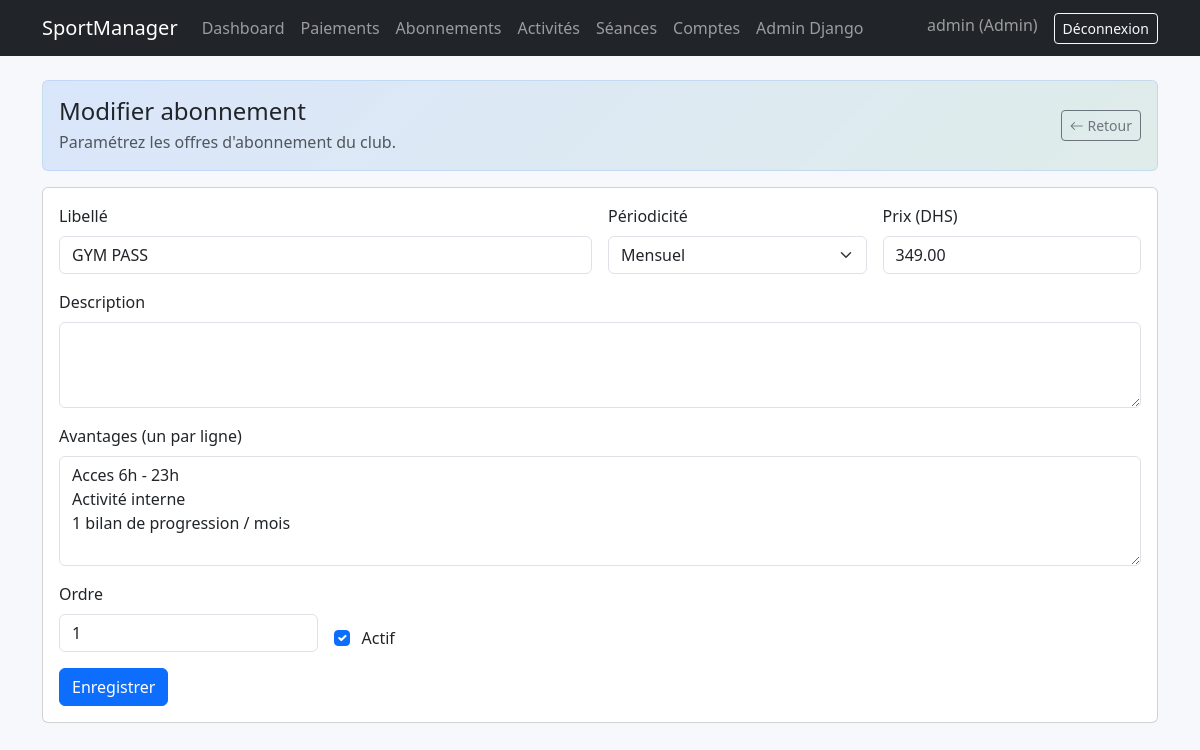
Screenshot of /admin-app/abonnements/1/modifier/ (signed in) with the database file from the repository.
### core/models.py (models this page shows, shortened)
class Utilisateur(AbstractUser):
    class Role(models.TextChoices):
        ADMIN = "ADMIN", "Admin"
        COACH = "COACH", "Coach"
        MEMBRE = "MEMBRE", "Membre"
    username = models.CharField(max_length=150, blank=True, null=True)
    login = models.CharField(max_length=150, unique=True)
    email = models.EmailField(unique=True)
    role = models.CharField(max_length=10, choices=Role.choices, default=Role.MEMBRE)
    USERNAME_FIELD = "login"
    REQUIRED_FIELDS = ["email"]
    objects = UtilisateurManager()

class Abonnement(models.Model):
    class Periodicite(models.TextChoices):
        MENSUEL = "MENSUEL", "Mensuel"
        ANNUEL = "ANNUEL", "Annuel"
    libelle = models.CharField(max_length=120)
    periodicite = models.CharField(max_length=10, choices=Periodicite.choices, default=Periodicite.MENSUEL)
    prix = models.DecimalField(max_digits=8, decimal_places=2)
    description = models.TextField(blank=True)
    avantages = models.TextField(blank=True, help_text="Un avantage par ligne")
    actif = models.BooleanField(default=True)
    ordre = models.PositiveIntegerField(default=0)
    class Meta:
        ordering = ["ordre", "prix", "libelle"]

### core/views.py (the view)
        @login_required
        def _wrapped(request: HttpRequest, *args, **kwargs):
            user: Utilisateur = request.user  # type: ignore[assignment]
            if user.role not in roles:
                messages.error(request, "Accès refusé.")
                return redirect("home")
            return view_func(request, *args, **kwargs)

### core/forms.py
class AbonnementForm(forms.ModelForm):
    class Meta:
        model = Abonnement
        fields = ["libelle", "periodicite", "prix", "description", "avantages", "actif", "ordre"]
        widgets = {
            "libelle": forms.TextInput(attrs={"class": "form-control"}),
            "periodicite": forms.Select(attrs={"class": "form-select"}),
            "prix": forms.NumberInput(attrs={"class": "form-control", "step": "0.01", "min": 0}),
            "description": forms.Textarea(attrs={"class": "form-control", "rows": 3}),
            "avantages": forms.Textarea(
                attrs={"class": "form-control", "rows": 4, "placeholder": "Acces 6h-23h\nCours collectifs"}
            ),
            "actif": forms.CheckboxInput(attrs={"class": "form-check-input"}),
            "ordre": forms.NumberInput(attrs={"class": "form-control", "min": 0}),
        }

### core/views.py (called while the page is built)
def _role_required(*roles: str):
    def decorator(view_func):
        @login_required
        def _wrapped(request: HttpRequest, *args, **kwargs):
            user: Utilisateur = request.user  # type: ignore[assignment]
            if user.role not in roles:
                messages.error(request, "Accès refusé.")
                return redirect("home")
            return view_func(request, *args, **kwargs)
        return _wrapped
    return decorator

@_role_required(Utilisateur.Role.ADMIN)
@require_http_methods(["GET", "POST"])
def admin_abonnement_edit(request: HttpRequest, abonnement_id: int) -> HttpResponse:
    abonnement = get_object_or_404(Abonnement, pk=abonnement_id)
    if request.method == "POST":
        form = AbonnementForm(request.POST, instance=abonnement)
        if form.is_valid():
            form.save()
            messages.success(request, "Abonnement mis à jour.")
            return redirect("admin_abonnements")
    else:
        form = AbonnementForm(instance=abonnement)
    return render(
        request,
        "core/admin_abonnement_form.html",
        {"form": form, "mode": "edit", "abonnement": abonnement},
    )

### core/templates/core/admin_abonnement_form.html (shortened to what this page needs)
{% extends "base.html" %}
{% block content %}
  <div class="card page-hero mb-3">
    <div class="card-body d-flex align-items-center justify-content-between">
      <div>
        <h1 class="h4 mb-1">
          {% if mode == "edit" %}Modifier abonnement{% else %}Nouvel abonnement{% endif %}
        </h1>
        <div class="text-muted">Paramétrez les offres d'abonnement du club.</div>
      </div>
      <a class="btn btn-outline-secondary btn-sm" href="{% url 'admin_abonnements' %}">
        <i class="bi bi-arrow-left"></i> Retour
      </a>
    </div>
  </div>
  <div class="card card-hover">
    <div class="card-body">
      <form method="post" novalidate>
        <div class="row g-3">
          <div class="col-md-6">
            <label class="form-label">Libellé</label>
            {{ form.libelle }}
          </div>
          <div class="col-md-3">
            <label class="form-label">Périodicité</label>
            {{ form.periodicite }}
          </div>
          <div class="col-md-3">
            <label class="form-label">Prix (DHS)</label>
            {{ form.prix }}
          </div>
          <div class="col-12">
            <label class="form-label">Description</label>
            {{ form.description }}
          </div>
          <div class="col-12">
            <label class="form-label">Avantages (un par ligne)</label>
            {{ form.avantages }}
          </div>
          <div class="col-md-3">
            <label class="form-label">Ordre</label>
            {{ form.ordre }}
          </div>
          <div class="col-md-3 d-flex align-items-end">
            <div class="form-check">
              {{ form.actif }}
              <label class="form-check-label ms-1" for="{{ form.actif.id_for_label }}">Actif</label>
            </div>
          </div>
        </div>
        <div class="mt-3">
          <button class="btn btn-primary" type="submit">
            {% if mode == "edit" %}Enregistrer{% else %}Créer{% endif %}
          </button>
        </div>
      </form>
    </div>
  </div>
{% endblock %}

### templates/partials/navbar.html (shortened to what this page needs)
<nav class="navbar navbar-expand-lg navbar-dark bg-dark">
  <div class="container">
    <a class="navbar-brand" href="{% url 'home' %}">SportManager</a>
    <div class="collapse navbar-collapse" id="navbarContent">
      <ul class="navbar-nav me-auto mb-2 mb-lg-0">
        {% if user.is_authenticated %}
          {% if user.role == 'MEMBRE' %}
            <li class="nav-item">
              <a class="nav-link" href="{% url 'membre_dashboard' %}">Dashboard</a>
            </li>
            <li class="nav-item">
              <a class="nav-link" href="{% url 'membre_planning' %}">Planning</a>
            </li>
            <li class="nav-item">
              <a class="nav-link" href="{% url 'membre_abonnements' %}">Abonnements</a>
            </li>
          {% elif user.role == 'ADMIN' %}
            <li class="nav-item">
              <a class="nav-link" href="{% url 'admin_dashboard' %}">Dashboard</a>
            </li>
            <li class="nav-item">
              <a class="nav-link" href="{% url 'admin_paiements' %}">Paiements</a>
            </li>
            <li class="nav-item">
              <a class="nav-link" href="{% url 'admin_abonnements' %}">Abonnements</a>
            </li>
            <li class="nav-item">
              <a class="nav-link" href="{% url 'admin_activites' %}">Activités</a>
            </li>
            <li class="nav-item">
              <a class="nav-link" href="{% url 'admin_seances' %}">Séances</a>
            </li>
            <li class="nav-item">
              <a class="nav-link" href="{% url 'admin_comptes' %}">Comptes</a>
            </li>
            <li class="nav-item">
              <a class="nav-link" href="/admin/">Admin Django</a>
            </li>
          {% endif %}
        {% endif %}
      </ul>
      <ul class="navbar-nav ms-auto">
        {% if user.is_authenticated %}
          <li class="nav-item">
            <span class="navbar-text me-3">
              {{ user.login }} ({{ user.get_role_display }})
            </span>
          </li>
          <li class="nav-item">
            <form method="post" action="{% url 'logout' %}">
              <button class="btn btn-outline-light btn-sm" type="submit">Déconnexion</button>
            </form>
          </li>
        {% else %}
          <li class="nav-item">
            <a class="btn btn-outline-light btn-sm" href="{% url 'login' %}">Connexion</a>
          </li>
        {% endif %}
      </ul>
    </div>
  </div>
</nav>

### templates/base.html (style rules this page uses)
body { background: #f6f8fb; }
.page-hero { background: linear-gradient(135deg, rgba(13, 110, 253, 0.12), rgba(25, 135, 84, 0.10)); border: 1px solid rgba(13, 110, 253, 0.12); }
.card-hover { transition: transform 0.08s ease-in-out, box-shadow 0.08s ease-in-out; }

### rows the page displays
Utilisateur: login "admin", role "Admin"
Abonnement: libelle "GYM PASS", periodicite "Mensuel", prix "349.00", avantages "Acces 6h - 23h Activité interne 1 bilan de progression / mois", ordre "1", actif "☑"
